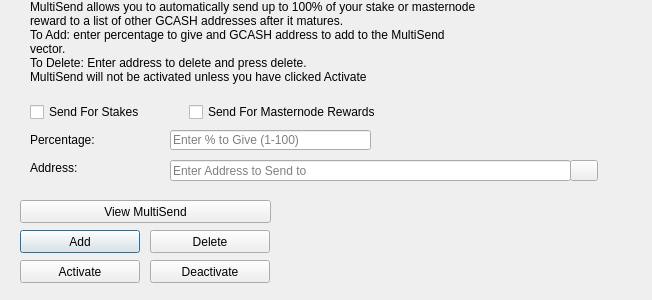
<?xml version="1.0" encoding="UTF-8"?>
<ui version="4.0">
 <class>MultiSendDialog</class>
 <widget class="QDialog" name="MultiSendDialog">
  <property name="windowModality">
   <enum>Qt::NonModal</enum>
  </property>
  <property name="geometry">
   <rect>
    <x>0</x>
    <y>0</y>
    <width>652</width>
    <height>300</height>
   </rect>
  </property>
  <property name="windowTitle">
   <string>MultiSend</string>
  </property>
  <widget class="QLineEdit" name="multiSendPercentEdit">
   <property name="geometry">
    <rect>
     <x>170</x>
     <y>130</y>
     <width>201</width>
     <height>20</height>
    </rect>
   </property>
   <property name="toolTip">
    <string>Enter whole numbers 1 - 100</string>
   </property>
   <property name="placeholderText">
    <string>Enter % to Give (1-100)</string>
   </property>
  </widget>
  <widget class="QLineEdit" name="multiSendAddressEdit">
   <property name="geometry">
    <rect>
     <x>170</x>
     <y>160</y>
     <width>401</width>
     <height>21</height>
    </rect>
   </property>
   <property name="toolTip">
    <string/>
   </property>
   <property name="placeholderText">
    <string>Enter Address to Send to</string>
   </property>
  </widget>
  <widget class="QLabel" name="label_2">
   <property name="geometry">
    <rect>
     <x>30</x>
     <y>0</y>
     <width>451</width>
     <height>121</height>
    </rect>
   </property>
   <property name="lineWidth">
    <number>1</number>
   </property>
   <property name="text">
    <string>MultiSend allows you to automatically send up to 100% of your stake or masternode reward to a list of other GCASH addresses after it matures.
To Add: enter percentage to give and GCASH address to add to the MultiSend vector.
To Delete: Enter address to delete and press delete.
MultiSend will not be activated unless you have clicked Activate</string>
   </property>
   <property name="alignment">
    <set>Qt::AlignLeading|Qt::AlignLeft|Qt::AlignTop</set>
   </property>
   <property name="wordWrap">
    <bool>true</bool>
   </property>
  </widget>
  <widget class="QLabel" name="message">
   <property name="geometry">
    <rect>
     <x>290</x>
     <y>200</y>
     <width>351</width>
     <height>91</height>
    </rect>
   </property>
   <property name="text">
    <string/>
   </property>
  </widget>
  <widget class="QPushButton" name="addButton">
   <property name="geometry">
    <rect>
     <x>20</x>
     <y>230</y>
     <width>120</width>
     <height>23</height>
    </rect>
   </property>
   <property name="toolTip">
    <string/>
   </property>
   <property name="statusTip">
    <string>Add to MultiSend Vector</string>
   </property>
   <property name="text">
    <string>Add</string>
   </property>
  </widget>
  <widget class="QPushButton" name="disableButton">
   <property name="geometry">
    <rect>
     <x>150</x>
     <y>260</y>
     <width>120</width>
     <height>23</height>
    </rect>
   </property>
   <property name="statusTip">
    <string>Deactivate MultiSend</string>
   </property>
   <property name="text">
    <string>Deactivate</string>
   </property>
  </widget>
  <widget class="QPushButton" name="addressBookButton">
   <property name="geometry">
    <rect>
     <x>570</x>
     <y>160</y>
     <width>28</width>
     <height>21</height>
    </rect>
   </property>
   <property name="toolTip">
    <string>Choose an address from the address book</string>
   </property>
   <property name="text">
    <string/>
   </property>
   <property name="icon">
    <iconset resource="../gcash.qrc">
     <normaloff>:/icons/address-book</normaloff>:/icons/address-book</iconset>
   </property>
   <property name="shortcut">
    <string>Alt+A</string>
   </property>
   <property name="autoDefault">
    <bool>false</bool>
   </property>
  </widget>
  <widget class="QLabel" name="label">
   <property name="geometry">
    <rect>
     <x>30</x>
     <y>130</y>
     <width>121</width>
     <height>20</height>
    </rect>
   </property>
   <property name="toolTip">
    <string>Percentage of stake to send</string>
   </property>
   <property name="text">
    <string>Percentage:</string>
   </property>
  </widget>
  <widget class="QLabel" name="label_5">
   <property name="geometry">
    <rect>
     <x>30</x>
     <y>160</y>
     <width>111</width>
     <height>16</height>
    </rect>
   </property>
   <property name="toolTip">
    <string>Address to send portion of stake to</string>
   </property>
   <property name="text">
    <string>Address:</string>
   </property>
  </widget>
  <widget class="QPushButton" name="deleteButton">
   <property name="geometry">
    <rect>
     <x>150</x>
     <y>230</y>
     <width>120</width>
     <height>23</height>
    </rect>
   </property>
   <property name="toolTip">
    <string/>
   </property>
   <property name="statusTip">
    <string>Delete Address From MultiSend Vector</string>
   </property>
   <property name="text">
    <string>Delete</string>
   </property>
  </widget>
  <widget class="QPushButton" name="activateButton">
   <property name="geometry">
    <rect>
     <x>20</x>
     <y>260</y>
     <width>120</width>
     <height>23</height>
    </rect>
   </property>
   <property name="statusTip">
    <string>Activate MultiSend</string>
   </property>
   <property name="text">
    <string>Activate</string>
   </property>
  </widget>
  <widget class="QPushButton" name="viewButton">
   <property name="geometry">
    <rect>
     <x>20</x>
     <y>200</y>
     <width>251</width>
     <height>23</height>
    </rect>
   </property>
   <property name="toolTip">
    <string/>
   </property>
   <property name="statusTip">
    <string>View MultiSend Vector</string>
   </property>
   <property name="text">
    <string>View MultiSend</string>
   </property>
  </widget>
  <widget class="QWidget" name="horizontalLayoutWidget">
   <property name="geometry">
    <rect>
     <x>30</x>
     <y>100</y>
     <width>351</width>
     <height>24</height>
    </rect>
   </property>
   <layout class="QHBoxLayout" name="horizontalLayout">
    <item>
     <widget class="QCheckBox" name="multiSendStakeCheckBox">
      <property name="text">
       <string>Send For Stakes</string>
      </property>
     </widget>
    </item>
    <item>
     <widget class="QCheckBox" name="multiSendMasternodeCheckBox">
      <property name="text">
       <string>Send For Masternode Rewards</string>
      </property>
     </widget>
    </item>
   </layout>
  </widget>
 </widget>
 <resources>
  <include location="../gcash.qrc"/>
 </resources>
 <connections/>
</ui>
